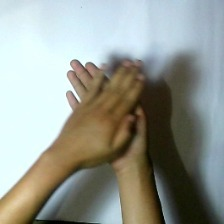
#> input picture image/0.jpg, 224 x 224 px, found by its file name
$ python skeleton.py
#> lines starting #> are read from the running program, lines starting #| are printed output that depends on the picture
import numpy as np
import cv2
import os


os.system("clear")


from skimage.morphology import skeletonize
from skimage import data
import matplotlib.pyplot as plt
from skimage.util import invert

# Invert the horse image
#image = invert(data.horse())


image = cv2.imread("/home/pandu/Documents/skripsi/dataset/new/gerakan4/0.jpg")
#> image is the input picture: shape (224, 224, 3); mean B, G, R 145.8, 153.9, 149.2
image0 = image.copy()

kernel = np.ones((3, 3), np.uint8)
image = cv2.erode(image, kernel)
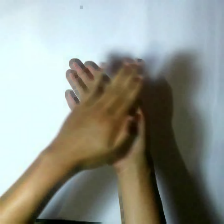
#> image: shape (224, 224, 3); mean B, G, R 140, 148.3, 143.8


# perform skeletonization
skeleton = skeletonize(image)
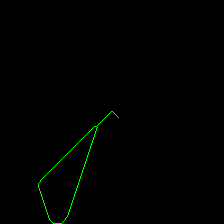
#> skeleton: shape (224, 224, 3) bool; mean B, G, R 0, 0.0045, 0

# display results
fig, axes = plt.subplots(nrows=1, ncols=3, figsize=(8, 4),
                         sharex=True, sharey=True)

ax = axes.ravel()

ax[0].imshow(image0, cmap=plt.cm.gray)
ax[0].axis('off')
ax[0].set_title('original', fontsize=20)

ax[1].imshow(image, cmap=plt.cm.gray)
ax[1].axis('off')
ax[1].set_title('eroded', fontsize=20)

ax[2].imshow(skeleton, cmap=plt.cm.gray)
ax[2].axis('off')
ax[2].set_title('skeleton', fontsize=20)

fig.tight_layout()
plt.show()
